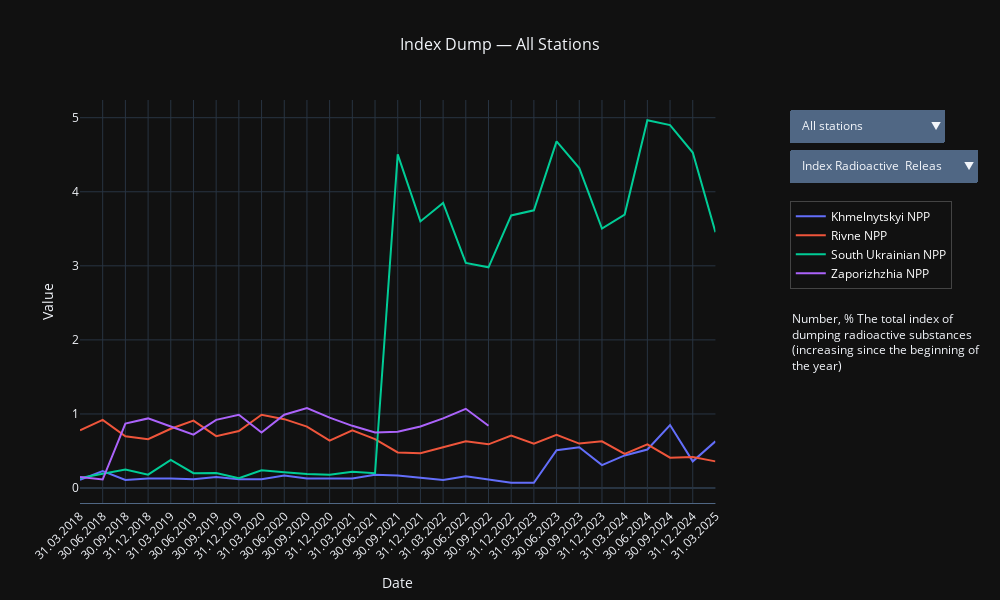

Notebook cell for this chart:
### Markdown cell above
On South Ukrainian NPP graph we can see anomaly in total radioactive emissions  
into the atmosphere. So, in this set is a interesting data, that needed to deep  
visualizations and resauches.

In a next step get a total graph for all stations and most interesting metrics,  
for this set, in one place.

### Code cell
import textwrap

import pandas as pd
import plotly.graph_objects as go

# Make sure that the columns with metrics are numeric.
for metric in metrics:
    dataset_df[metric] = pd.to_numeric(dataset_df[metric], errors="coerce")

# Next, we group the data by stations.
stations_en_list = sorted(set(dataset_df["station_en"]))
station_data = {
    station: dataset_df[dataset_df["station_en"] == station]
    for station in stations_en_list
}

# Precalculate y-values for each station and metric
y_values = {station: {} for station in stations_en_list}
for station in stations_en_list:
    for metric in metrics:
        y_values[station][metric] = station_data[station][metric].tolist()

# We define the initial metric (index_radioactive_releas).
if "index_radioactive_releas" in metrics:
    metrics.remove("index_radioactive_releas")
    metrics.insert(0, "index_radioactive_releas")

default_metric = metrics[0]

# Generate initial routes for each station by default (all show default_metric).
traces = []
for station in stations_en_list:
    trace = go.Scatter(
        x=station_data[station]["date"],
        y=y_values[station][default_metric],
        name=station,
        visible=True,
    )
    traces.append(trace)

# Create a figure with the initial traces.
fig = go.Figure(data=traces)

# Calculate the global maximum for the first metric
global_max = max(
    [
        (
            max(y_values[station][default_metric])
            if y_values[station][default_metric]
            else 0
        )
        for station in stations_en_list
    ]
)

# Creating buttons for filtering by stations
station_buttons = []

# "All stations" button for all stations
station_buttons.append(
    dict(
        label="All stations",
        method="update",
        args=[
            {"visible": [True] * len(traces)},
            {"title": f"{default_metric} — All Stations"},
        ],
    )
)

# Separate buttons for each station.
for i, station in enumerate(stations_en_list):
    visibility = [False] * len(traces)
    visibility[i] = True
    station_buttons.append(
        dict(
            label=station,
            method="update",
            args=[
                {"visible": visibility},
                {"title": f"{default_metric} — {station}"},
            ],
        )
    )

# Forming buttons for selecting metrics.
metric_buttons = []
for metric in metrics:
    # For each metric, prepare new y-data for each trace.
    new_y = [y_values[station][metric] for station in stations_en_list]

    # Calculate the global maximum to set the y-axis range
    global_max_metric = max(
        [
            max(y_values[station][metric]) if y_values[station][metric] else 0
            for station in stations_en_list
        ]
    )

    # Get the title and description from mapping.
    metric_clear = metric.replace(" ", "")
    metric_title = metric_mapping[metric_clear]["title_en"]
    description_text = metric_mapping[metric_clear]["description_en"]

    # Auto-wrap lines, for example, 35 characters each
    wrapped_description = "<br>".join(textwrap.wrap(description_text, width=35))

    metric_buttons.append(
        dict(
            label=metric_title,
            method="update",
            args=[
                {"y": new_y},
                {
                    "yaxis": {"range": [0, global_max_metric + 1]},
                    "title": {
                        "text": f"{metric_title} — All Stations",
                        "x": 0.5,
                        "xanchor": "center",
                        "font": {"size": 16},
                    },
                    "annotations": [
                        dict(
                            x=1.05,
                            y=0.40,
                            xref="paper",
                            yref="paper",
                            showarrow=False,
                            font=dict(size=12),
                            align="left",
                            xanchor="left",
                            yanchor="middle",
                            text=wrapped_description,
                        )
                    ],
                },
            ],
        )
    )


# Add two dropdown menus to the layout (one for stations, the other for metrics).
fig.update_layout(
    title={
        "text": f"{metric_title} — All Stations",
        "x": 0.5,
        "xanchor": "center",
        "font": {"size": 16},
    },
    updatemenus=[
        dict(
            buttons=station_buttons,
            direction="down",
            showactive=True,
            x=1.05,
            xanchor="left",
            y=1.0,
            yanchor="top",
            pad={"r": 10, "t": 10},
            active=0,
        ),
        dict(
            buttons=metric_buttons,
            direction="down",
            showactive=True,
            x=1.05,
            xanchor="left",
            y=0.9,
            yanchor="top",
            pad={"r": 10, "t": 10},
            active=0,
        ),
    ],
    xaxis_title="Date",
    xaxis=dict(tickangle=-45, showgrid=True, showline=True, domain=[0, 0.94]),
    yaxis_title="Value",
    template="plotly_dark",
    width=1000,
    height=600,
    margin=dict(r=150),
    # Place the legend on the left of the graph.
    legend=dict(
        orientation="v",
        x=1.05,
        y=0.75,
        xanchor="left",
        borderwidth=1,
        font=dict(
            size=12,
            color="white",
        ),
    ),
    annotations=[
        dict(
            x=1.05,
            y=0.40,
            xref="paper",
            yref="paper",
            showarrow=False,
            font=dict(size=12),
            align="left",
            xanchor="left",
            yanchor="middle",
            text=wrapped_description,
        )
    ],
)

fig.show()

### Figure 1 — Plotly figure (JSON) as saved in the notebook; plotly's stock layout.template omitted (floating-point values rounded to 4 significant figures)
{"data": [{"name": "Khmelnytskyi NPP", "type": "scatter", "visible": true, "x": ["31.03.2018", "30.06.2018", "30.09.2018", "31.12.2018", "31.03.2019", "30.06.2019", "30.09.2019", "31.12.2019", "31.03.2020", "30.06.2020", "30.09.2020", "31.12.2020", "31.03.2021", "30.06.2021", "30.09.2021", "31.12.2021", "31.03.2022", "30.06.2022", "30.09.2022", "31.12.2022", "31.03.2023", "30.06.2023", "30.09.2023", "31.12.2023", "31.03.2024", "30.06.2024", "30.09.2024", "31.12.2024", "31.03.2025"], "y": [0.11, 0.23, 0.11, 0.13, 0.13, 0.12, 0.15, 0.12, 0.12, 0.17, 0.13, 0.13, 0.13, 0.18, 0.17, 0.14, 0.11, 0.16, 0.12, 0.07, 0.07, 0.51, 0.55, 0.31, 0.44, 0.52, 0.85, 0.36, 0.63]}, {"name": "Rivne NPP", "type": "scatter", "visible": true, "x": ["31.03.2018", "30.06.2018", "30.09.2018", "31.12.2018", "31.03.2019", "30.06.2019", "30.09.2019", "31.12.2019", "31.03.2020", "30.06.2020", "30.09.2020", "31.12.2020", "31.03.2021", "30.06.2021", "30.09.2021", "31.12.2021", "31.03.2022", "30.06.2022", "30.09.2022", "31.12.2022", "31.03.2023", "30.06.2023", "30.09.2023", "31.12.2023", "31.03.2024", "30.06.2024", "30.09.2024", "31.12.2024", "31.03.2025"], "y": [0.78, 0.92, 0.7, 0.66, 0.8, 0.91, 0.7, 0.77, 0.99, 0.93, 0.83, 0.64, 0.78, 0.66, 0.48, 0.47, 0.55, 0.63, 0.59, 0.71, 0.6, 0.72, 0.6, 0.63, 0.46, 0.59, 0.41, 0.42, 0.36]}, {"name": "South Ukrainian NPP", "type": "scatter", "visible": true, "x": ["31.03.2018", "30.06.2018", "30.09.2018", "31.12.2018", "31.03.2019", "30.06.2019", "30.09.2019", "31.12.2019", "31.03.2020", "30.06.2020", "30.09.2020", "31.12.2020", "31.03.2021", "30.06.2021", "30.09.2021", "31.12.2021", "31.03.2022", "30.06.2022", "30.09.2022", "31.12.2022", "31.03.2023", "30.06.2023", "30.09.2023", "31.12.2023", "31.03.2024", "30.06.2024", "30.09.2024", "31.12.2024", "31.03.2025"], "y": [0.136, 0.19, 0.25, 0.18, 0.381, 0.2, 0.203, 0.133, 0.24, 0.213, 0.189, 0.181, 0.219, 0.2, 4.505, 3.6, 3.85, 3.04, 2.98, 3.68, 3.75, 4.68, 4.32, 3.503, 3.693, 4.967, 4.901, 4.529, 3.455]}, {"name": "Zaporizhzhia NPP", "type": "scatter", "visible": true, "x": ["31.03.2018", "30.06.2018", "30.09.2018", "31.12.2018", "31.03.2019", "30.06.2019", "30.09.2019", "31.12.2019", "31.03.2020", "30.06.2020", "30.09.2020", "31.12.2020", "31.03.2021", "30.06.2021", "30.09.2021", "31.12.2021", "31.03.2022", "30.06.2022", "30.09.2022", "31.12.2022", "31.03.2023", "30.06.2023", "30.09.2023", "31.12.2023", "31.03.2024", "30.06.2024", "30.09.2024", "31.12.2024", "31.03.2025"], "y": [0.149, 0.115, 0.87, 0.94, 0.83, 0.72, 0.92, 0.99, 0.75, 0.99, 1.08, 0.95, 0.84, 0.75, 0.76, 0.83, 0.94, 1.07, 0.84, null, null, null, null, null, null, null, null, null, null]}], "layout": {"annotations": [{"align": "left", "font": {"size": 12}, "showarrow": false, "text": "Number, % The total index of<br>dumping radioactive substances<br>(increasing since the beginning of<br>the year)", "x": 1.05, "xanchor": "left", "xref": "paper", "y": 0.4, "yanchor": "middle", "yref": "paper"}], "height": 600, "legend": {"borderwidth": 1, "font": {"color": "white", "size": 12}, "orientation": "v", "x": 1.05, "xanchor": "left", "y": 0.75}, "margin": {"r": 150}, "title": {"font": {"size": 16}, "text": "Index Dump — All Stations", "x": 0.5, "xanchor": "center"}, "updatemenus": [{"active": 0, "buttons": [{"args": [{"visible": [true, true, true, true]}, {"title": "index_radioactive_releas — All Stations"}], "label": "All stations", "method": "update"}, {"args": [{"visible": [true, false, false, false]}, {"title": "index_radioactive_releas — Khmelnytskyi NPP"}], "label": "Khmelnytskyi NPP", "method": "update"}, {"args": [{"visible": [false, true, false, false]}, {"title": "index_radioactive_releas — Rivne NPP"}], "label": "Rivne NPP", "method": "update"}, {"args": [{"visible": [false, false, true, false]}, {"title": "index_radioactive_releas — South Ukrainian NPP"}], "label": "South Ukrainian NPP", "method": "update"}, {"args": [{"visible": [false, false, false, true]}, {"title": "index_radioactive_releas — Zaporizhzhia NPP"}], "label": "Zaporizhzhia NPP", "method": "update"}], "direction": "down", "pad": {"r": 10, "t": 10}, "showactive": true, "x": 1.05, "xanchor": "left", "y": 1, "yanchor": "top"}, {"active": 0, "buttons": [{"args": [{"y": [[0.11, 0.23, 0.11, 0.13, 0.13, 0.12, 0.15, 0.12, 0.12, 0.17, 0.13, 0.13, 0.13, 0.18, 0.17, 0.14, 0.11, 0.16, 0.12, 0.07, 0.07, 0.51, 0.55, 0.31, 0.44, 0.52, 0.85, 0.36, 0.63], [0.78, 0.92, 0.7, 0.66, 0.8, 0.91, 0.7, 0.77, 0.99, 0.93, 0.83, 0.64, 0.78, 0.66, 0.48, 0.47, 0.55, 0.63, 0.59, 0.71, 0.6, 0.72, 0.6, 0.63, 0.46, 0.59, 0.41, 0.42, 0.36], [0.136, 0.19, 0.25, 0.18, 0.381, 0.2, 0.203, 0.133, 0.24, 0.213, 0.189, 0.181, 0.219, 0.2, 4.505, 3.6, 3.85, 3.04, 2.98, 3.68, 3.75, 4.68, 4.32, 3.503, 3.693, 4.967, 4.901, 4.529, 3.455], [0.149, 0.115, 0.87, 0.94, 0.83, 0.72, 0.92, 0.99, 0.75, 0.99, 1.08, 0.95, 0.84, 0.75, 0.76, 0.83, 0.94, 1.07, 0.84, null, null, null, null, null, null, null, null, null, null]]}, {"annotations": [{"align": "left", "font": {"size": 12}, "showarrow": false, "text": "Numeric,% The total ratio of<br>radioactive emissions into the<br>atmosphere", "x": 1.05, "xanchor": "left", "xref": "paper", "y": 0.4, "yanchor": "middle", "yref": "paper"}], "title": {"font": {"size": 16}, "text": "Index Radioactive  Releas — All Stations", "x": 0.5, "xanchor": "center"}, "yaxis": {"range": [0, 5.967]}}], "label": "Index Radioactive  Releas", "method": "update"}, {"args": [{"y": [[26.8, 27.6, 30, 33, 33.3, 35, 32, 33, 31, 36, 34, 32, 31, 83, 39, 28, 84, 33, 31, 28, 30, 29, 54, 31, 31, 31, 39, 30, 38], [147, 73, 45, 77, 39, 37, 40, 37, 36, 26, 31, 31, 31, 31, 29, 67, 36, 176, 31, 94, 356, 198, 36, 65, 32, 30, 19, 16, 17], [76, 75, 88, 85, 83, 84, 68, 55, 60, 259, 70, 69, 83, 99, 75, 96, 83, 98, 65, 76, 65, 88, 101, 84, 71, 87, 99, 67, 68], [260, 262, 235, 240, 265, 234, 253, 552, 250, 250, 256, 241, 241, 143, 67, 62, 65, 64, 64, null, null, null, null, null, null, null, null, null, null]]}, {"annotations": [{"align": "left", "font": {"size": 12}, "showarrow": false, "text": "Number, KBK/day The average daily<br>value of radioactivity of gas-<br>aerosol emissions of iodine<br>radionuclides into the environment", "x": 1.05, "xanchor": "left", "xref": "paper", "y": 0.4, "yanchor": "middle", "yref": "paper"}], "title": {"font": {"size": 16}, "text": "Iodine Radionuclides — All Stations", "x": 0.5, "xanchor": "center"}, "yaxis": {"range": [0, 553]}}], "label": "Iodine Radionuclides", "method": "update"}, {"args": [{"y": [[null, null, null, null, null, null, null, null, null, null, null, null, null, null, null, null, null, null, null, null, null, null, null, null, null, null, null, null, null], [null, null, null, null, null, null, null, null, null, null, null, null, null, null, null, null, null, null, null, null, null, null, null, null, null, null, null, null, null], [null, null, null, null, null, null, null, null, null, null, null, null, null, null, null, null, null, null, null, null, null, null, null, null, null, null, null, null, null], [null, null, null, null, null, null, null, null, null, null, null, null, null, null, null, null, null, null, null, null, null, null, null, null, null, null, null, null, null]]}, {"annotations": [{"align": "left", "font": {"size": 12}, "showarrow": false, "text": "Number, % Percentage of the<br>permissible daily levels of iodine<br>radionuclide emissions into the<br>environment", "x": 1.05, "xanchor": "left", "xref": "paper", "y": 0.4, "yanchor": "middle", "yref": "paper"}], "title": {"font": {"size": 16}, "text": "Iodine Radionuclides Index — All Stations", "x": 0.5, "xanchor": "center"}, "yaxis": {"range": [0, null]}}], "label": "Iodine Radionuclides Index", "method": "update"}, {"args": [{"y": [[37.5, 27.6, 30, 40, 34.4, 35.2, 33, 39, 31, 37, 33, 39, 31, 39, 35, 28, 32, 36, 33, 28, 30, 29, 35, 32, 31, 31, 33, 38, 33], [269, 231, 210, 223, 201, 287, 290, 271, 291, 229, 289, 246, 225, 178, 179, 311, 227, 256, 236, 219, 311, 296, 326, 227, 240, 362, 297, 239, 234], [116, 177, 162, 200, 165, 268, 374, 380, 233, 226, 299, 261, 155, 181, 264, 278, 197, 223, 217, 225, 145, 171, 194, 200, 167, 154, 203, 103, 91], [650, 640, 611, 750, 697, 637, 571, 630, 505, 523, 713, 721, 433, 644, 693, 754, 604, 500, 450, null, null, null, null, null, null, null, null, null, null]]}, {"annotations": [{"align": "left", "font": {"size": 12}, "showarrow": false, "text": "Number, KBK/day The average daily<br>value of radioactivity of gas-<br>aerosol emissions of long-lived<br>radionuclides in the environment", "x": 1.05, "xanchor": "left", "xref": "paper", "y": 0.4, "yanchor": "middle", "yref": "paper"}], "title": {"font": {"size": 16}, "text": "Stable Radionuclides — All Stations", "x": 0.5, "xanchor": "center"}, "yaxis": {"range": [0, 755]}}], "label": "Stable Radionuclides", "method": "update"}, {"args": [{"y": [[29.4, 21.1, 24, 101, 11.2, 25.1, 22, 16, 18, 19, 19, 16, 19, 22, 20, 22, 35, 40, 30, 41, 59, 31, 33, 37, 57, 32, 44, 64, 590], [587, 367, 299, 188, 316, 181, 294, 720, 783, 184, 290, 136, 351, 254, 391, 247, 158, 621, 1046, 431, 129, 329, 532, 324, 244, 159, 178, 175, 212], [136, 103, 110, 89, 45, 79, 77, 75, 73, 72, 46, 33, 49, 45, 55, 25, 33, 97, 53, 70, 30, 55, 55, 33, 21, 33, 35, 23, 20], [1980, 453, 876, 304, 1652, 230, 300, 234, 695, 244, 398, 239, 256, 661, 265, 504, 2115, 1011, 202, null, null, null, null, null, null, null, null, null, null]]}, {"annotations": [{"align": "left", "font": {"size": 12}, "showarrow": false, "text": "Number, KBK/month Radioactivity of<br>gas-aerosol emissions of rapper<br>radionuclide CS-137 into the<br>environment", "x": 1.05, "xanchor": "left", "xref": "paper", "y": 0.4, "yanchor": "middle", "yref": "paper"}], "title": {"font": {"size": 16}, "text": "Cs 137 Emission — All Stations", "x": 0.5, "xanchor": "center"}, "yaxis": {"range": [0, 2116]}}], "label": "Cs 137 Emission", "method": "update"}, {"args": [{"y": [[13.8, 12.2, 13, 103, 24.4, 14, 64, 102, 15, 171, 18, 196, 12, 16, 14, 15, 23, 20, 22, 19, 22, 17, 23, 16, 17, 14, 21, 23, 21], [165, 281, 557, 72, 318, 3639, 839, 348, 895, 447, 447, 418, 1253, 776, 281, 559, 872, 583, 201, 117, 756, 772, 921, 150, 129, 1862, 368, 126, 109], [373, 449, 410, 281, 151, 453, 454, 342, 277, 332, 412, 254, 274, 164, 475, 427, 180, 269, 158, 212, 156, 224, 284, 150, 36, 202, 302, 123, 23], [1020, 1003, 201, 868, 944, 342, 442, 335, 187, 188, 199, 118, 222, 324, 301, 366, 413, 313, 163, null, null, null, null, null, null, null, null, null, null]]}, {"annotations": [{"align": "left", "font": {"size": 12}, "showarrow": false, "text": "Number, KBK/month Radioactivity of<br>gas-aerosol emissions of rapper<br>radionuclide CO-60 in the<br>environment", "x": 1.05, "xanchor": "left", "xref": "paper", "y": 0.4, "yanchor": "middle", "yref": "paper"}], "title": {"font": {"size": 16}, "text": "Co 60 Emission — All Stations", "x": 0.5, "xanchor": "center"}, "yaxis": {"range": [0, 3640]}}], "label": "Co 60 Emission", "method": "update"}, {"args": [{"y": [[380, 1380, 700, 1573, 263, 1390, 547, 5700, 148, 319, 783, 1790, 947, 687, 587, 587, 540, 987, 232, 345, 67, 318, 96, 2360, 636, 1550, 1730, 128, 297], [4800, 13704, 13576, 13414, 20239, 13270, 15485, 16796, 14099, 7325, 12181, 7745, 5413, 13600, 13408, 9941, 5875, 8654, 9032, 5209, 5536, 4925, 6520, 5999, 3221, 3380, 5813, 3479, 2311], [390, 2373, 1515, 287, 479, 800, 2109, 255, 456, 469, 1073, 339, 2059, 569, 623, 149, 617, 653, 199, 602, 162, 1962, 4707, 306, 356, 2868, 19797, 2626, 2081], [4330, 4627, 5890, 3600, 3608, 3813, 3182, 3766, 3686, 9179, 20248, 4389, 4265, 5082, 3442, 3295, 3097, 3581, 2033, null, null, null, null, null, null, null, null, null, null]]}, {"annotations": [{"align": "left", "font": {"size": 12}, "showarrow": false, "text": "Number, KBK/month Radioactivity of<br>liquid (aquatic) discharge of<br>rapper radionuclide CS-137 into the<br>environment", "x": 1.05, "xanchor": "left", "xref": "paper", "y": 0.4, "yanchor": "middle", "yref": "paper"}], "title": {"font": {"size": 16}, "text": "Cs 137 Dump — All Stations", "x": 0.5, "xanchor": "center"}, "yaxis": {"range": [0, 20249]}}], "label": "Cs 137 Dump", "method": "update"}, {"args": [{"y": [[null, null, null, null, null, null, null, null, null, null, null, null, null, null, null, null, null, 76, 15, 7, 2.21, 9.2, 4.3, 111, 25, 32, 39, 13, 11], [620, 813, 651, 464, 1661, 944, 699, 677, 796, 648, 823, 577, 1081, 813, 774, 486, 517, 1426, 1555, 740, 557, 746, 673, 552, 511, 652, 1246, 905, 873], [370, 696, 645, 150, 385, 663, 663, 91, 213, 376, 679, 235, 692, 516, 634, 81, 581, 649, 197, 639, 168, 1912, 782, 149, 231, 1757, 5909, 167, 215], [3670, 3432, 3500, 3100, 3739, 3062, 3577, 3363, 3595, 3355, 8189, 4342, 3406, 3514, 3076, 4869, 2998, 3421, 9000, null, null, null, null, null, null, null, null, null, null]]}, {"annotations": [{"align": "left", "font": {"size": 12}, "showarrow": false, "text": "Number, KBK/month Radioactivity of<br>liquid (water) discharge of rapper<br>radionuclide CO-60 into the<br>environment", "x": 1.05, "xanchor": "left", "xref": "paper", "y": 0.4, "yanchor": "middle", "yref": "paper"}], "title": {"font": {"size": 16}, "text": "Co 60 Dump — All Stations", "x": 0.5, "xanchor": "center"}, "yaxis": {"range": [0, null]}}], "label": "Co 60 Dump", "method": "update"}, {"args": [{"y": [[0.03, 0.11, 0.13, 0.146, null, 0.103, 0.113, 0.214, 0.01, 0.03, 0.08, 0.125, 0.04, 0.07, 0.11, 0.14, 0.03, 0.107, 0.14, 0.14, null, 0.025, 0.028, 0.107, 0.035, 0.112, 0.198, 0.204, 0.016], [0.096, 0.28, 0.39, 0.5, 0.26, 0.46, 0.58, 0.76, 0.29, 0.55, 0.79, 0.95, 0.13, 0.34, 0.63, 0.82, 0.11, 0.22, 0.36, 0.55, 0.11, 0.27, 0.35, 0.45, 0.1, 0.19, 0.31, 0.45, 0.09], [0.284, 0.98, 1.67, 1.81, 0.41, 1.08, 1.902, 1.996, 0.25, 0.601, 1.101, 1.386, 0.904, 1.5, 1.947, 2.07, 0.59, 1.19, 1.41, 2.23, 0.21, 2.22, 2.89, 3.042, 0.234, 2.012, 3.897, 4.209, 0.341], [0.33, 0.91, 1.52, 2.14, 0.39, 1.05, 1.64, 2, 0.39, 1.15, 1.76, 2.35, 0.39, 0.69, 1.25, 1.62, 0.13, 0.83, 0.38, null, null, null, null, null, null, null, null, null, null]]}, {"annotations": [{"align": "left", "font": {"size": 12}, "showarrow": false, "text": "Number, % The total index of<br>dumping radioactive substances<br>(increasing since the beginning of<br>the year)", "x": 1.05, "xanchor": "left", "xref": "paper", "y": 0.4, "yanchor": "middle", "yref": "paper"}], "title": {"font": {"size": 16}, "text": "Index Dump — All Stations", "x": 0.5, "xanchor": "center"}, "yaxis": {"range": [0, 5.209]}}], "label": "Index Dump", "method": "update"}], "direction": "down", "pad": {"r": 10, "t": 10}, "showactive": true, "x": 1.05, "xanchor": "left", "y": 0.9, "yanchor": "top"}], "width": 1000, "xaxis": {"domain": [0, 0.94], "showgrid": true, "showline": true, "tickangle": -45, "title": {"text": "Date"}}, "yaxis": {"title": {"text": "Value"}}}}
